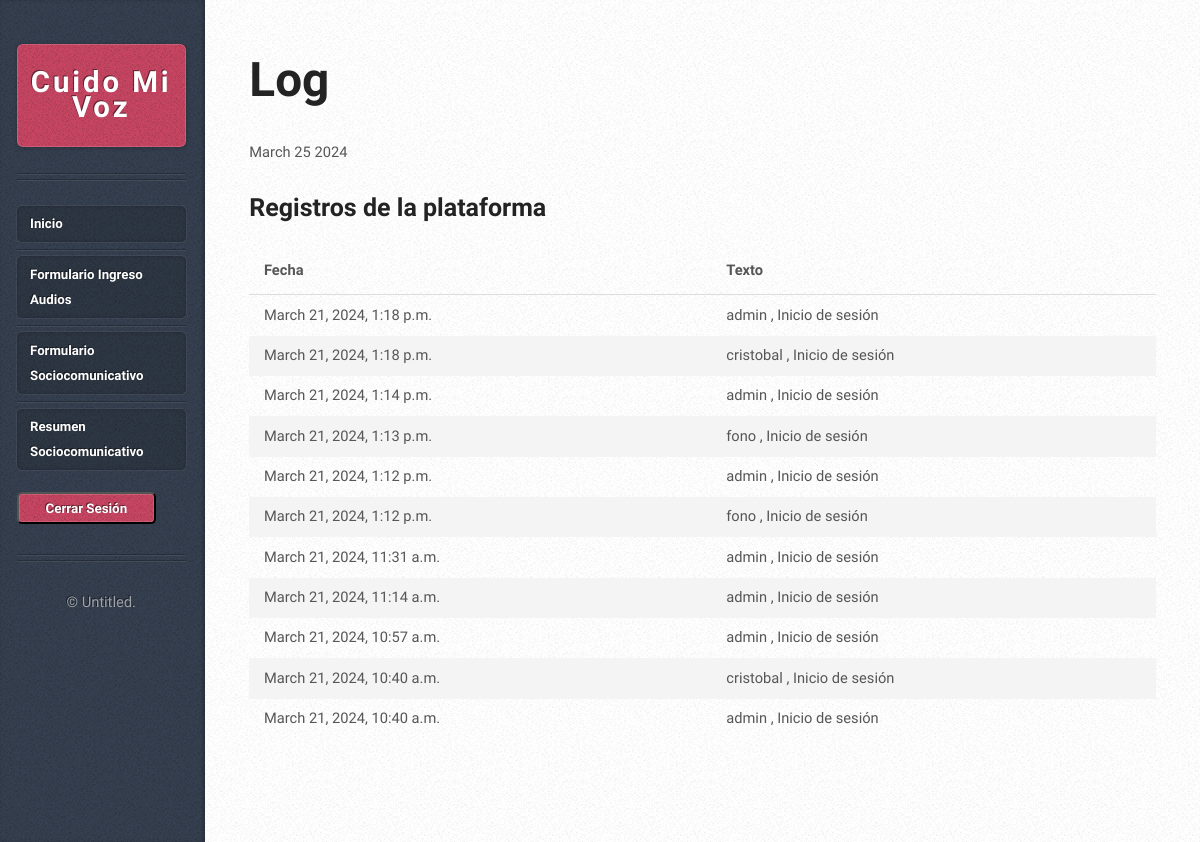
/log/ (signed in), run on an earlier commit of the app's database.
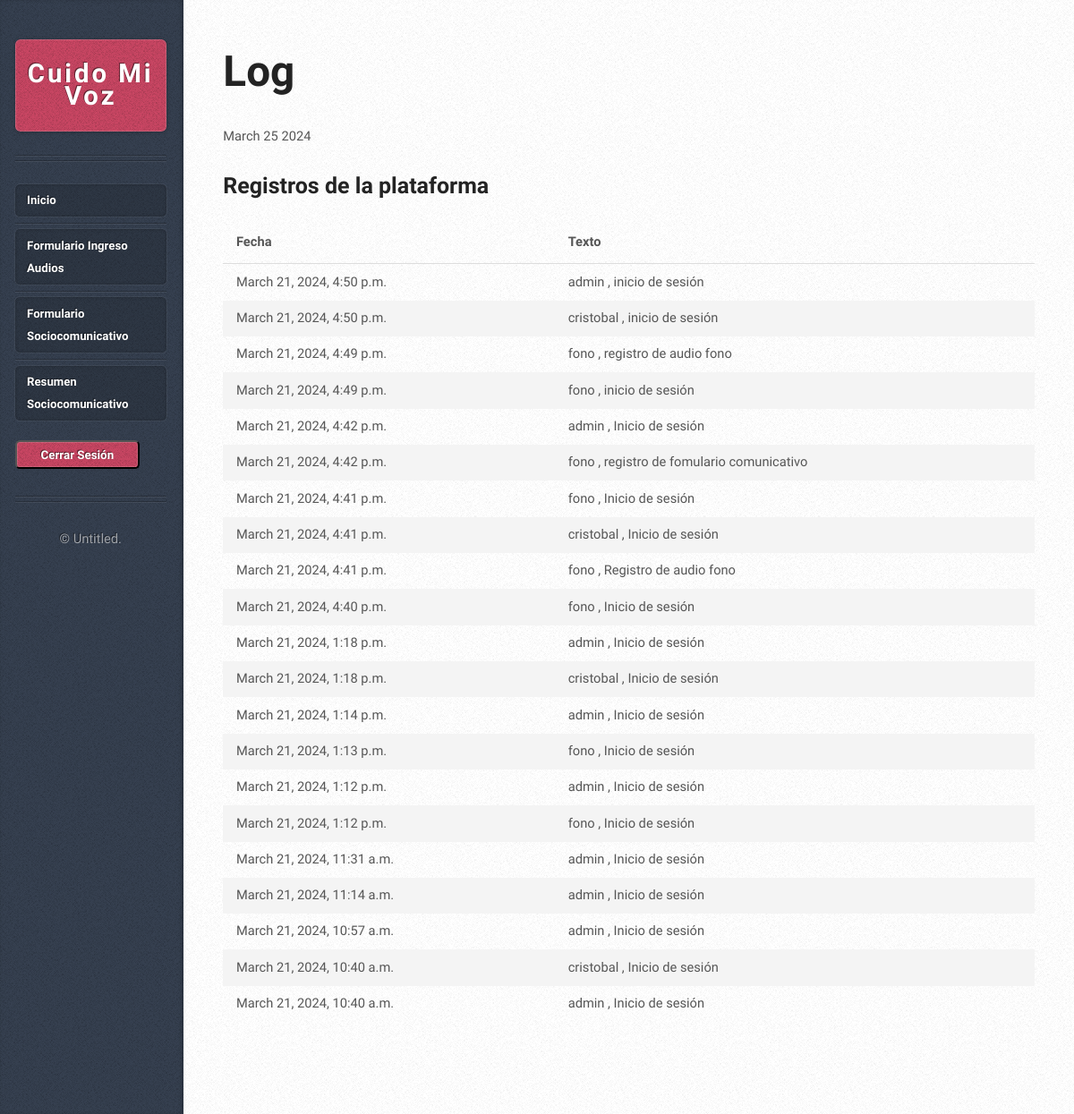
And on a later commit of the database.
### user/models.py (models this page shows, shortened)
class Log(models.Model):
    username = models.CharField(max_length=150)
    fecha_inicio = models.DateTimeField(default=timezone.now)
    texto = models.CharField(max_length=100, default="inicio de sesión")

### botApp/views.py (the view)
# urls.py: path('log/', log , name='log'),
@login_required
def log(request):
    log_data = Log.objects.all().order_by('-id')
    data = {
        "fecha_actual": datetime.now(),
        "log": log_data
    }
    return render(request, "log.html", data)

### botApp/templates/log.html (shortened to what this page needs)
{% extends "base.html" %}
{% block subtitle %}Log {% endblock %}
{% block fecha %}
<div class="info">
    <span class="date">
      <span class="month">{{ fecha_actual|date:"F" }} </span>
      <span class="day">{{ fecha_actual|date:"d" }}</span>
      <span class="year">{{ fecha_actual|date:"Y" }}</span>
    </span>
  </div>
{% endblock %}
{% block content %}
<h3 class="subtitulo" >Registros de la plataforma</h3>
<br>
<table id="tabla">
    <thead> <tr>
            <th>Fecha</th>
            <th>Texto</th>
        </tr>
    </thead>
    <tbody>
        {% for item in log %}
    <tr> <td>
                {{ item.fecha_inicio }}
    </td> <td>
                {{ item.username }} , {{ item.texto }}
    </td> </tr>
    {% endfor %}
    </tbody>
    </table>
{% endblock %}

### botApp/templates/base.html (shortened to what this page needs)
<!DOCTYPE html>
<html>
  <head>
    {% load static %}
    <link rel="stylesheet" href="{% static 'assets/css/main.css' %}" />
    <link
      href="https://cdn.jsdelivr.net/npm/sweetalert2@11.7/dist/sweetalert2.min.css"
      rel="stylesheet"
    />
  </head>
  <body class="is-preload">
    <div id="content">
      <div class="inner">
        <article class="box post post-excerpt">
          <header>
            <h2>{% block subtitle %}{% endblock %}</h2>
          </header>
          {% block fecha %}
          {% endblock %}
           {% block content %}{% endblock %}
        </article>
      </div>
    </div>
    <div id="sidebar">
      <h1 id="logo"><a href="{% url 'home' %}">Cuido Mi Voz</a></h1>
      <nav id="nav">
        <ul>
          {% if user.is_authenticated %}
          {% if user.tipo_usuario.nombre_tipo_usuario == "Administrador" or user.tipo_usuario.nombre_tipo_usuario == "Fonoaudiologo" %}
          <li class="current"><a href="{% url 'perfil' %}">Inicio</a></li>
          <li class="current">
            <a href="{% url 'formulario' %}">Formulario Ingreso Audios</a>
          </li>
          <li class="current">
            <a href="{% url 'formulario_comunicativo' %}">Formulario Sociocomunicativo</a>
          </li>
          <li class="current">
            <a href="{% url 'resumen_paciente' %}">Resumen Sociocomunicativo</a>
          </li>
          {% endif %}
          <form method="post" class="form" action="{% url 'logout' %}">
            <button type="submit">Cerrar Sesión</button>
          </form>
          {% else %}
          <li class="current"><a href="{% url 'login' %}">Login</a></li>
          {% endif %}
        </ul>
      </nav>
      <ul id="copyright">
        <li>&copy; Untitled.</li>
      </ul>
    </div>
  </body>
</html>
<link rel="stylesheet" href="{% static 'assets/css/main.css' %}" />

### botApp/templates/log.html (style rules this page uses)
.subtitulo { font-size:25px; }

### botApp/templates/base.html (style rules this page uses)
.form { margin-top: 15px; }

What changed in the data, as far as the page shows it:
added Log: fecha_inicio "March 21, 2024, 4:50 p.m.", username "admin", texto "inicio de sesión"
added Log: fecha_inicio "March 21, 2024, 4:50 p.m.", username "cristobal", texto "inicio de sesión"
added Log: fecha_inicio "March 21, 2024, 4:49 p.m.", username "fono", texto "registro de audio fono"
added Log: fecha_inicio "March 21, 2024, 4:49 p.m.", username "fono", texto "inicio de sesión"
added Log: fecha_inicio "March 21, 2024, 4:42 p.m.", username "admin", texto "Inicio de sesión"
added Log: fecha_inicio "March 21, 2024, 4:42 p.m.", username "fono", texto "registro de fomulario comunicativo"
added Log: fecha_inicio "March 21, 2024, 4:41 p.m.", username "fono", texto "Inicio de sesión"
added Log: fecha_inicio "March 21, 2024, 4:41 p.m.", username "cristobal", texto "Inicio de sesión"
added Log: fecha_inicio "March 21, 2024, 4:41 p.m.", username "fono", texto "Registro de audio fono"
added Log: fecha_inicio "March 21, 2024, 4:40 p.m.", username "fono", texto "Inicio de sesión"
